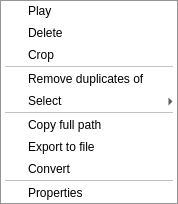
<?xml version="1.0" encoding="UTF-8"?>
<ui version="4.0">
 <class>SingleItemContextMenu</class>
 <widget class="QMenu" name="SingleItemContextMenu">
  <addaction name="PlayAction"/>
  <addaction name="DeleteAction"/>
  <addaction name="CropAction"/>
  <addaction name="separator"/>
  <addaction name="DelDupsAction"/>
  <addaction name="SelectionSubmenu"/>
  <addaction name="separator"/>
  <addaction name="CopyToClipboardAction"/>
  <addaction name="ExportAction"/>
  <addaction name="ConvertAction"/>
  <addaction name="separator"/>
  <addaction name="PropertiesAction"/>
  <action name="PlayAction">
   <property name="icon">
    <iconset>
     <normalon>:/playback/play.png</normalon>
    </iconset>
   </property>
   <property name="text">
    <string>Play</string>
   </property>
  </action>
  <action name="DeleteAction">
   <property name="icon">
    <iconset>
     <normalon>:/playlist/delete.png</normalon>
    </iconset>
   </property>
   <property name="text">
    <string>Delete</string>
   </property>
  </action>
  <action name="CropAction">
   <property name="icon">
    <iconset>
     <normalon>:/playlist/crop.png</normalon>
    </iconset>
   </property>
   <property name="text">
    <string>Crop</string>
   </property>
  </action>
  <action name="DelDupsAction">
   <property name="icon">
    <iconset>
     <normalon>:/playlist/delduplicates.png</normalon>
    </iconset>
   </property>
   <property name="text">
    <string>Remove duplicates of</string>
   </property>
  </action>
  <widget class="QMenu" name="SelectionSubmenu">
   <property name="title">
    <string>Select</string>
   </property>
   <property name="icon">
    <iconset>
     <normalon>:/playlist/select.png</normalon>
    </iconset>
   </property>
   <addaction name="SelRipOffsAction"/>
   <addaction name="SelSameTypesAction"/>
   <addaction name="SelSameFilesAction"/>
  </widget>
  <action name="SelRipOffsAction">
   <property name="text">
    <string>Rip-offs of this item</string>
   </property>
  </action>
  <action name="SelSameTypesAction">
   <property name="text">
    <string>Items with the same type</string>
   </property>
  </action>
  <action name="SelSameFilesAction">
   <property name="text">
    <string>Items from the same file</string>
   </property>
  </action>
  <action name="CopyToClipboardAction">
   <property name="text">
    <string>Copy full path</string>
   </property>
  </action>
  <action name="ExportAction">
   <property name="icon">
    <iconset>
     <normalon>:/playlist/export.png</normalon>
    </iconset>
   </property>
   <property name="text">
    <string>Export to file</string>
   </property>
  </action>
  <action name="ConvertAction">
   <property name="icon">
    <iconset>
     <normalon>:/playlist/convert.png</normalon>
    </iconset>
   </property>
   <property name="text">
    <string>Convert</string>
   </property>
  </action>
  <action name="PropertiesAction">
   <property name="icon">
    <iconset>
     <normalon>:/playlist/info.png</normalon>
    </iconset>
   </property>
   <property name="text">
    <string>Properties</string>
   </property>
  </action>
 </widget>
</ui>
